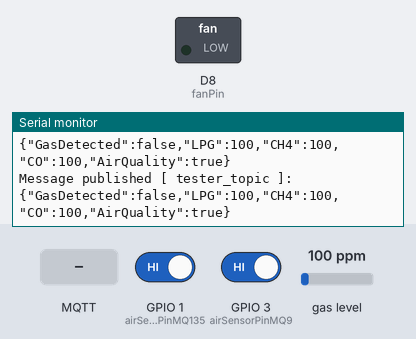
A sketch run on a simulated ESP8266 (NodeMCU). Parts: switched loads named in the sketch (green lamp = pin HIGH), the last lines printed to the serial monitor. Inputs (shaded band) come from the test bench; at power-on: GPIO 1 (airSensorPinMQ135) HIGH, GPIO 3 (airSensorPinMQ9) HIGH, gas level 100 ppm. WiFi joins after 1.5 s; servers stay silent unless stated; no MQTT or app messages arrive unless stated.

Above: at 2.8 s.
2.9 s: GPIO 1 (airSensorPinMQ135) driven LOW
At 5.0 s:
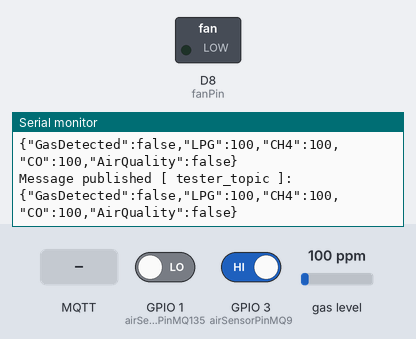
5.5 s: GPIO 3 (airSensorPinMQ9) driven LOW
At 7.4 s:
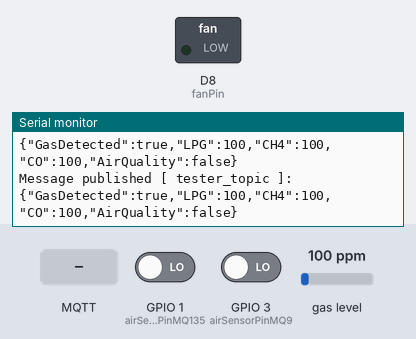
7.9 s: MQTT message "1" arrives on the first subscribed topic
11.5 s: MQTT message "on" arrives on the first subscribed topic
15.1 s: MQTT message "off" arrives on the first subscribed topic
18.8 s: GPIO 1 (airSensorPinMQ135) driven HIGH
At 20.2 s:
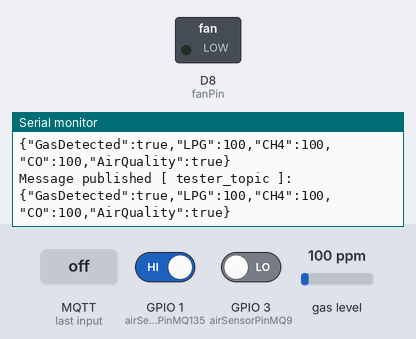

Measured:
- after the input at 2.9 s, the serial monitor: prints a new line after 1.2 s (image 1)
- after the input at 5.5 s, the serial monitor: prints a new line after 0.95 s (image 2)
- after the input at 18.8 s, the serial monitor: prints a new line after 0.96 s (image 3)

The sketch:

sensors.ino
```cpp
#include "MqttClient.h"
#include "WifiClient.h"
#include <ArduinoJson.h>
#include <MQUnifiedsensor.h>

// Setting up MQ9 (taken from the Examples provided by MQ libraries)
#define         Board                   ("Arduino UNO")
#define         Pin                     (A0)  //Analog input 4 of your arduino
#define         Type                    ("MQ-9") //MQ9
#define         Voltage_Resolution      (5)
#define         ADC_Bit_Resolution      (10) // For arduino UNO/MEGA/NANO
#define         RatioMQ9CleanAir        (9.6) //RS / R0 = 60 ppm
MQUnifiedsensor MQ9(Board, Voltage_Resolution, ADC_Bit_Resolution, Pin, Type);


char *ssid_wifi = "wifi";
char *pass_wifi = "password";

const int fanPin = D8;
const int airSensorPinMQ9 = D9;
const int airSensorPinMQ135 = D10;
const int analogPin = A0;


const char *mqtt_broker_ip = "192.168.0.27";
const int mqtt_broker_port = 1883;
const int num_subscribe_topics = 1;
String subscribe_topics[num_subscribe_topics] = {"turn_fan"};
WifiClient wifi_client(ssid_wifi, pass_wifi);
MqttClient mqtt_client(mqtt_broker_ip, mqtt_broker_port, subscribe_topics, num_subscribe_topics);
const char *client_id = "air_quality_sensor";
const char *topic = "tester_topic";
DynamicJsonDocument tester_json(1024);
DynamicJsonDocument msg_doc(1024);
unsigned long endFanTime = millis();

void setup() {
  pinMode(fanPin, OUTPUT);
  pinMode(airSensorPinMQ9, INPUT);
  pinMode(airSensorPinMQ135, INPUT);
  Serial.begin(9600);
  wifi_client.connect();
  mqtt_client.connect(client_id);

  // Calibrating the MQ9 Sensor and finding R0

  MQ9.setRegressionMethod(1); //_PPM =  a*ratio^b
  MQ9.init();
    Serial.print("Calibrating please wait.");
  float calcR0 = 0;
  for(int i = 1; i<=10; i ++)
  {
    MQ9.update(); // Update data, the arduino will read the voltage from the analog pin
    calcR0 += MQ9.calibrate(RatioMQ9CleanAir);
    Serial.print(".");
  }
  MQ9.setR0(calcR0/10);
  Serial.println("  done!.");

  if(isinf(calcR0)) {Serial.println("Warning: Conection issue, R0 is infinite (Open circuit detected) please check your wiring and supply"); while(1);}
  if(calcR0 == 0){Serial.println("Warning: Conection issue found, R0 is zero (Analog pin shorts to ground) please check your wiring and supply"); while(1);}
  /*****************************  MQ CAlibration ********************************************/
  Serial.println("** Values from MQ-9 ****");
  Serial.println("|    LPG   |  CH4 |   CO  |");

}

void loop() {

  // Check MQTT connection
  mqtt_client.check_connection(client_id);
  // Check wifi connectionc
  if (!wifi_client.check_connection()) {
    Serial.println("WiFi disconnected. Reconnecting...");
    wifi_client.connect();
  }

  char serializedString [500];


  int gasState = digitalRead(airSensorPinMQ9);
  if (gasState == LOW) {
    Serial.println("MQ9: Gas Detected!");
    tester_json["GasDetected"] = true;
  } else {
    Serial.println("MQ9: Air is Clean");
    tester_json["GasDetected"] = false;
  }

  MQ9.update(); // Update data, the arduino will read the voltage from the analog pin
  /*
  Exponential regression:
  GAS     | a      | b
  LPG     | 1000.5 | -2.186
  CH4     | 4269.6 | -2.648
  CO      | 599.65 | -2.244
  */

  // Liquefied Petroleum Gas
  MQ9.setA(1000.5); MQ9.setB(-2.186); // Configure the equation to to calculate LPG concentration
  float LPG = MQ9.readSensor(); // Sensor will read PPM concentration using the model, a and b values set previously or from the setup

  // Methane
  MQ9.setA(4269.6); MQ9.setB(-2.648); // Configure the equation to to calculate LPG concentration
  float CH4 = MQ9.readSensor(); // Sensor will read PPM concentration using the model, a and b values set previously or from the setup

  // Carbon Monoxide
  MQ9.setA(599.65); MQ9.setB(-2.244); // Configure the equation to to calculate LPG concentration
  float CO = MQ9.readSensor(); // Sensor will read PPM concentration using the model, a and b values set previously or from the setup

  tester_json["LPG"] = LPG;
  tester_json["CH4"] = CH4;
  tester_json["CO"] = CO;
  // Serial.println(tester_json);
  int airQualityState = digitalRead(airSensorPinMQ135);
  if (airQualityState == LOW) {
    Serial.println("MQ135: Poor air quality detected!");
    tester_json["AirQuality"] = false;
  } else {
    Serial.println("MQ135: Air quality is okay.");
    tester_json["AirQuality"] = true;
  }
  serializeJson(tester_json, serializedString);
  Serial.println(serializedString);
  mqtt_client.publish_message(topic, serializedString);
  delay (1000);


  // Deciding to turn the fan on:
  String msg = mqtt_client.get_msg();
  String topic = mqtt_client.get_topic();
  deserializeJson(msg_doc, msg);

  Serial.println(topic);
  Serial.println(msg);
  if (topic == subscribe_topics[0]) {
    int fanSwitch = msg_doc["fan"];
    Serial.print("Printing fan command:");
    Serial.println(fanSwitch);
    if (fanSwitch == 1) {
      Serial.println("Fan is on");
      endFanTime = millis() + 10000;
      digitalWrite(fanPin, HIGH); // Turn fan ON
    }
    else{
      digitalWrite(fanPin, LOW);  // Keep fan OFF
    }
  }

  mqtt_client.reset_msg();

  if (endFanTime<millis()) {
    Serial.println("Fan is off.");
    digitalWrite(fanPin, LOW);  // Turn fan OFF
  }


}
```

MqttClient.cpp
```cpp
#include "MqttClient.h"
#include <MQTT.h>
#include <ESP8266WiFi.h>

WiFiClient _wifi_client;
String _msg;
String _topic;
int _num_subscribe_topics;

MqttClient::MqttClient(const char *mqtt_broker_ip, const int mqtt_broker_port)
{
    _mqtt_client.begin(mqtt_broker_ip, _wifi_client);
}

MqttClient::MqttClient(const char *mqtt_broker_ip, const int mqtt_broker_port, String *subscribe_topics, const int num_subscribe_topics)
{
    _mqtt_client.begin(mqtt_broker_ip, _wifi_client);
    _subscribe_topics = subscribe_topics;
    _num_subscribe_topics = num_subscribe_topics;
}

void callback(String &topic, String &payload)
{
    Serial.println("Message arrived [" + topic + "]: " + payload);
    _msg = payload;
    _topic = topic;
}

void MqttClient::connect(const char *client_id)
{
    Serial.print("Connecting to MQTT broker... ");
    while (!_mqtt_client.connect(client_id, "public", "public"))
    {
        Serial.print(".");
        delay(1000);
    }
    Serial.println("done!");
    for (int i = 0; i < _num_subscribe_topics; i++)
    {
        _mqtt_client.onMessage(callback);
        _mqtt_client.subscribe(_subscribe_topics[i]);
        Serial.println("Subscribed to topic: " + _subscribe_topics[i]);
    }
}

void MqttClient::publish_message(const char *topic, const char *msg)
{
    _mqtt_client.publish(topic, msg);
    Serial.println("Message published [ " + String(topic) + " ]: " + String(msg));
}

void MqttClient::check_connection(const char *client_id)
{
    _mqtt_client.loop();
    delay(10);
    if (!_mqtt_client.connected())
        connect(client_id);
}

String MqttClient::get_msg() { return _msg; }

String MqttClient::get_topic() { return _topic; }

void MqttClient::reset_msg()
{
    _msg = "";
    _topic = "";
}
```

MqttClient.h
```cpp
#include <Arduino.h>
#include <MQTT.h>

class MqttClient
{
public:
    MqttClient(const char* mqtt_broker_ip, const int mqtt_broker_port);
    MqttClient(const char* mqtt_broker_ip, const int mqtt_broker_port, String *subscribe_topics, const int num_subscribe_topics);
    void connect(const char* client_id);
    void publish_message(const char *topic, const char *msg);
    void check_connection(const char* client_id);
    String get_msg();
    String get_topic();
    void reset_msg();

private:
    MQTTClient _mqtt_client;
    String *_subscribe_topics;
    int _num_subscribe_topics;
};
```

WifiClient.cpp
```cpp
#include <ESP8266WiFi.h>
#include "WifiClient.h"

WifiClient::WifiClient(char *ssid, char *pass) {
  _ssid = ssid;
  _pass = pass;
}

void WifiClient::connect() {
  WiFiClient wifiClient;
  Serial.print("Connecting to WPA SSID [" + String(_ssid)+ "]...");
  WiFi.begin(_ssid, _pass);
  while (WiFi.status() != WL_CONNECTED){
    Serial.print(".");
    delay(500);
    Serial.print(WiFi.status());

  }

  IPAddress ip = WiFi.localIP();
  Serial.print(" done, IP: ");
  Serial.println(ip);
}

int WifiClient::check_connection(){   // New function that checks connection!

   if( WiFi.status() != WL_CONNECTED ){
       return 0;
   }
   else{
       return 1;
   }

}
```

WifiClient.h
```cpp
class WifiClient {
  public:
    WifiClient(char *ssid, char *pass);
    void connect();
    int check_connection();

  private:
    char *_ssid;
    char *_pass;
};
```
